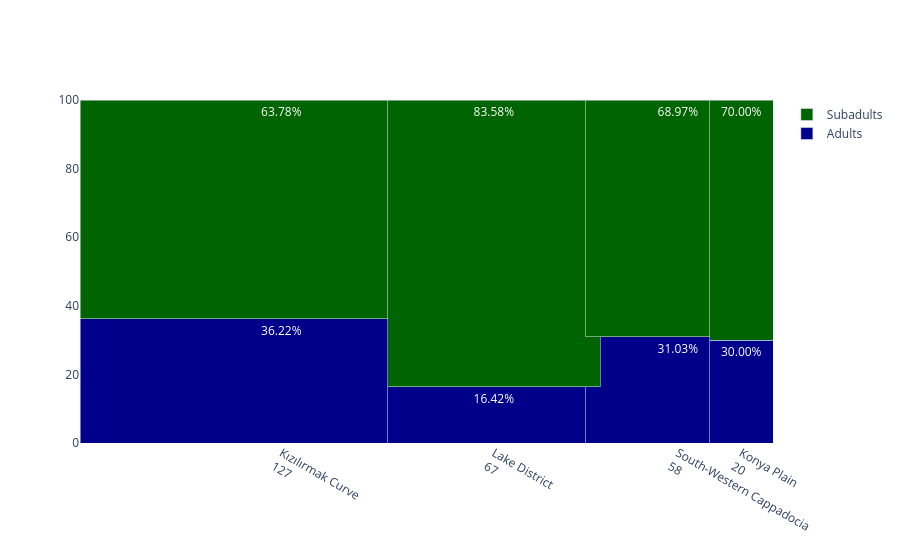

This figure's notebook cell:
### Code cell
import plotly.graph_objects as go
import numpy as np
import pandas as pd

subregion= ['Kızılırmak Curve', 'Lake District', 'South-Western Cappadocia', 'Konya Plain']
data = {'Adults': [46, 11, 18, 6],
       'Subadults': [81, 56, 40, 14],
       }

df = pd.DataFrame.from_dict(data)

df = df.T
df.columns = subregion
for c in df.columns:
    df[c+'_%'] = df[c].apply(lambda x: (x / df.loc[:,c].sum()) * 100)

widths = np.array([sum(df['Kızılırmak Curve']), sum(df['Lake District']), sum(df['South-Western Cappadocia']), sum(df['Konya Plain'])])
marker_colors = {'Adults': 'darkblue', 'Subadults': 'darkgreen'}

fig1 = go.Figure()

for idx in df.index:
    dff = df.filter(items=[idx], axis=0)
    fig1.add_trace(go.Bar(
        x=np.cumsum(widths),
        y=dff[dff.columns[4:]].values[0],
        width=widths,
        marker_color=marker_colors[idx],
        text=['{:.2f}%'.format(x) for x in dff[dff.columns[4:]].values[0]],
        name=idx
    )
)

fig1.update_xaxes(
    tickvals=np.cumsum(widths),
    ticktext= ["%s<br>%d" % (l, w) for l, w in zip(subregion, widths)]
)

fig1.update_xaxes(range=[0, widths])
fig1.update_yaxes(range=[0, 100])

fig1.update_layout(barmode='stack')

#fig1.write_image('test_1.png')
fig1.show()

### Figure 1 — Plotly figure (JSON) as saved in the notebook; plotly's stock layout.template omitted (floating-point values rounded to 4 significant figures)
{"data": [{"marker": {"color": "darkblue"}, "name": "Adults", "text": ["36.22%", "16.42%", "31.03%", "30.00%"], "type": "bar", "width": [127, 67, 58, 20], "x": [127, 194, 252, 272], "y": [36.22, 16.42, 31.03, 30.0]}, {"marker": {"color": "darkgreen"}, "name": "Subadults", "text": ["63.78%", "83.58%", "68.97%", "70.00%"], "type": "bar", "width": [127, 67, 58, 20], "x": [127, 194, 252, 272], "y": [63.78, 83.58, 68.97, 70.0]}], "layout": {"barmode": "stack", "xaxis": {"range": [0, [127, 67, 58, 20]], "ticktext": ["Kızılırmak Curve<br>127", "Lake District<br>67", "South-Western Cappadocia<br>58", "Konya Plain<br>20"], "tickvals": [127, 194, 252, 272]}, "yaxis": {"range": [0, 100]}}}
